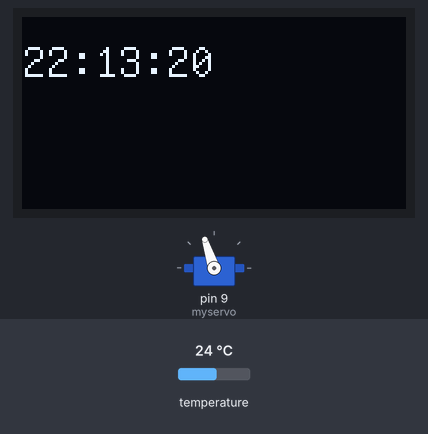
The sketch below on a simulated Arduino Uno, built with avr-gcc and run on an emulated ATmega328P. Shown: servo, 128×64 one-colour display. The inputs (shaded band) are chosen by the test bench; at power-on: temperature 24 °C. The local clock reads 2024-03-15 10:24:30 at power-on unless the sketch sets it; what the sketch prints to the serial monitor is not drawn.

Above: at 1.2 s.
1.3 s: temperature set to 12 °C
At 3.6 s:
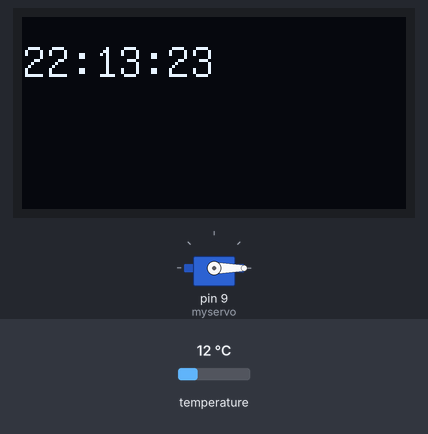
4.3 s: temperature set to 16.1 °C
At 5.1 s:
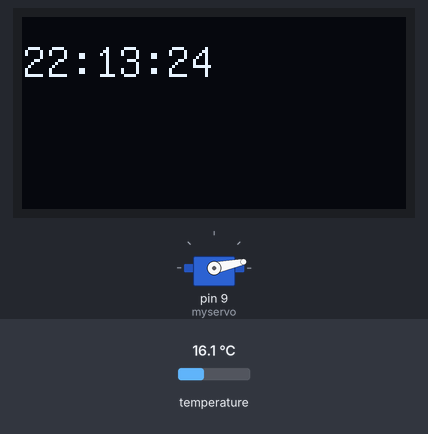
7.3 s: temperature set to 17.6 °C
At 7.9 s:
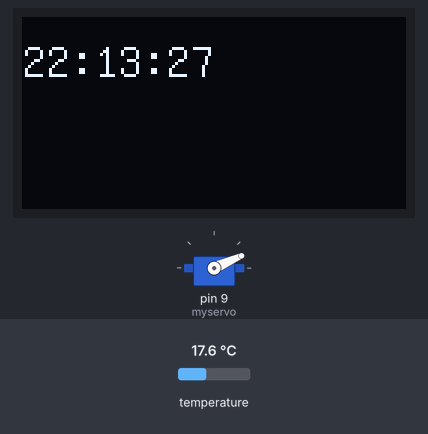
10.3 s: temperature set to 19 °C
At 10.9 s:
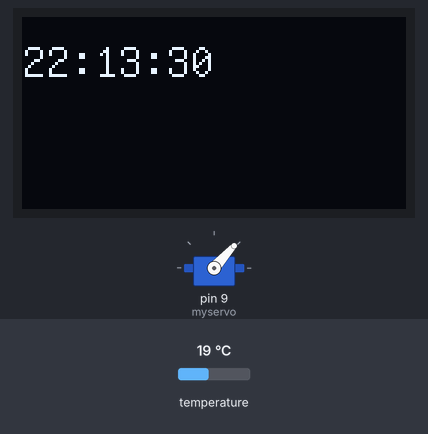
13.3 s: temperature set to 20.3 °C
At 14.7 s:
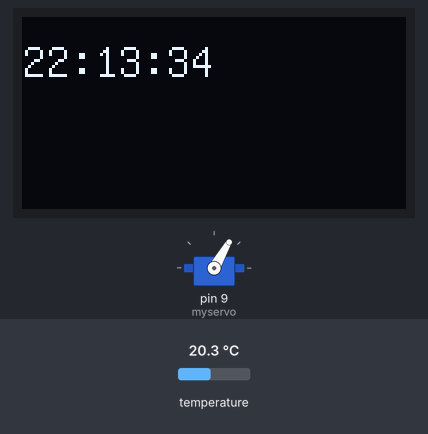
16.3 s: temperature set to 28 °C
At 17.8 s:
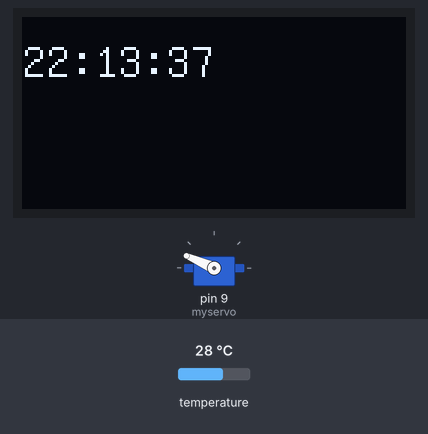
Timing chart, 0 to 19.3 s (numbered marks = the images above; inputs shaded):
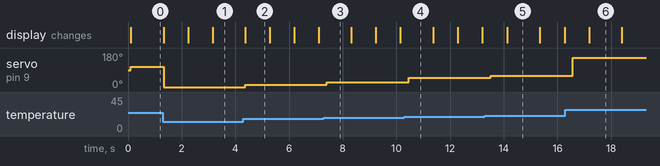

Measured:
- the behaviour switches between 16.8 and 16.9 °C on temperature (found by bisection; images 2 and 3)
- the behaviour switches between 19.8 and 19.9 °C on temperature (found by bisection; images 4 and 5)
- after the input at 1.3 s, servo on pin 9 (myservo): 108° → 0° at once
- after the input at 4.3 s, servo on pin 9 (myservo): 0° → 12° after 0.07 s
- after the input at 7.3 s, servo on pin 9 (myservo): 12° → 24° after 0.11 s
- after the input at 10.3 s, servo on pin 9 (myservo): 24° → 48° after 0.16 s
- after the input at 13.3 s, servo on pin 9 (myservo): 48° → 60° after 0.21 s
- after the input at 16.3 s, servo on pin 9 (myservo): 60° → 156° after 0.27 s

The sketch:

oct9b_mine.ino
```cpp
/*
* Name: övningsprojekt
* Author: Elias Christensen
* Date: 2025-10-9
* Description: This project uses a ds3231 to measure time and displays the time to an 1306 oled display,
* Further, it measures temprature and displays a mapped value to a 9g-servo-motor
*/

// Include Libraries
#include <RTClib.h>
#include <Wire.h>
#include <U8glib.h>
#include <Servo.h>

// Init constants

// Init global variables

// Construct objects
U8GLIB_SSD1306_128X64 u8g(U8G_I2C_OPT_NO_ACK);  // Display which does not send AC
RTC_DS3231 rtc;
Servo myservo;

void setup() {
  // init communication
  Serial.begin(9600);
  Wire.begin();

  // Init Hardware
  rtc.begin();
  myservo.attach(9);  // attaches the servo on pin 9 to the Servo object

  // Settings
  rtc.adjust(DateTime(F(__DATE__), F(__TIME__)));
  u8g.setFont(u8g_font_unifont);
}

void loop() {

  oledWrite( getTime() ); //remove comment when the function is written
  servoWrite( getTemp() ); //remove comment when the function is written

  Serial.println(getTime());

  getTime();

  delay(200);
}


/*
*This function reads time from an ds3231 module and package the time as a String
*Parameters: Void
*Returns: time in hh:mm:ss as String
*/
String getTime() {
  DateTime now = rtc.now();
  return String(now.hour()) + ":" + String(now.minute()) + ":" + String(now.second());
}

/*
* This function takes a string and draws it to an oled display
*Parameters: - text: String to write to display
*Returns: void
*/
void oledWrite(String text ) {
  const char* nytext = text.c_str();


  u8g.firstPage();
  do {
    u8g.drawStr(0, 20, nytext);
  } while (u8g.nextPage());
}

/*
* takes a temprature value and maps it to corresppnding degree on a servo
*Parameters: - value: temprature
*Returns: void
*/
void servoWrite(float value) {
  int newvalue = map(value, 15, 30, 0, 180);
  Serial.println (newvalue);
  myservo.write(newvalue);
}

/*
* This function takes temprature from ds3231 and returns as a float
*Parameters: Void
*Returns: temprature as float
*/
float getTemp() {
  float temp = rtc.getTemperature();
  // Serial.println(temp);
  return temp;
}
```
